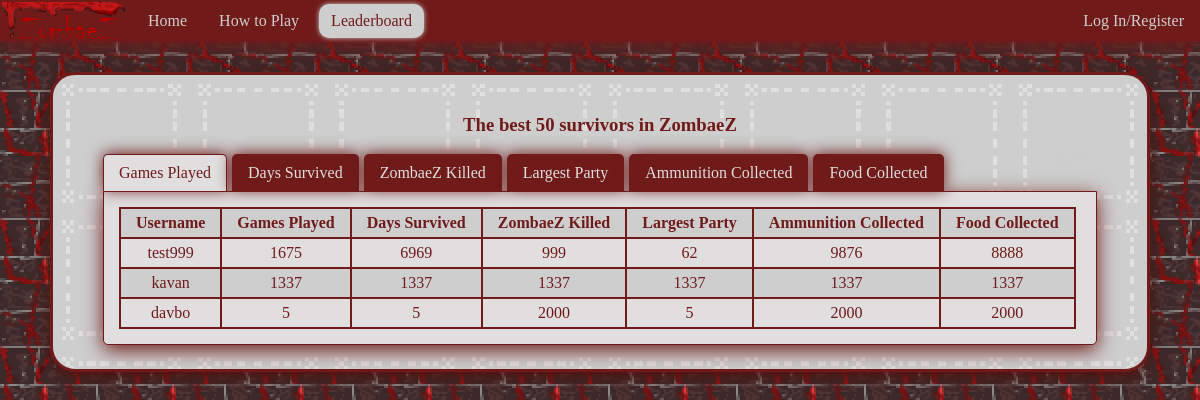
The app's page /zombaez/leaderboards/ with its own data.
### zombaez/models.py (models this page shows, shortened)
class User(models.Model):
    username = models.CharField(max_length=128, unique=True)
    user = models.OneToOneField(DjangoUser, on_delete=models.CASCADE, default=1)
    zombies_killed = models.IntegerField(default=0)
    total_games_played = models.IntegerField(default=0)
    total_ammo_collected = models.IntegerField(default=0)
    largest_party_size = models.IntegerField(default=0)
    total_food_collected = models.IntegerField(default=0)
    total_days_survived = models.IntegerField(default=0)

### zombaez/views.py (the view)
def leaderboards(request):
    context_dict = {"total_games_played":User.objects.order_by("-total_games_played")[:10]}
    context_dict["total_ammo_collected"] = User.objects.order_by("-total_ammo_collected")[:10]
    context_dict["total_food_collected"] = User.objects.order_by("-total_food_collected")[:10]
    context_dict["total_days_survived"] = User.objects.order_by("-total_days_survived")[:10]
    context_dict["largest_party_size"] = User.objects.order_by("-largest_party_size")[:10]
    context_dict["zombies_killed"] = User.objects.order_by("-zombies_killed")[:10]
    return render(request, 'zombaez/leaderboards.html', context_dict)

### templates/zombaez/leaderboards.html (shortened to what this page needs)
{% extends 'zombaez/base.html' %}
{% load staticfiles %}
{% block head_block %}
	<link rel="stylesheet" href="{% static "styles/leaderboards.css"%}" type="text/css" />
{% endblock %}
{% block body_block %}
<h3>The best 50 survivors in ZombaeZ</h3>
<div class="tabs">
    <ul class="tab-links">
        <li class="active"><a href="#tab1">Games Played</a></li>
        <li><a href="#tab2">Days Survived</a></li>
        <li><a href="#tab3">ZombaeZ Killed</a></li>
        <li><a href="#tab4">Largest Party</a></li>
		<li><a href="#tab5">Ammunition Collected</a></li>
		<li><a href="#tab6">Food Collected</a></li>
    </ul>
    <div class="tab-content">
        <div id="tab1" class="tab active">
            <table>
			<tr>
				<th>Username</th>
				<th>Games Played</th>
				<th>Days Survived</th>
				<th>ZombaeZ Killed</th>
				<th>Largest Party</th>
				<th>Ammunition Collected</th>
				<th>Food Collected</th>
			</tr>
			{% for player in total_games_played %}
			<tr>
				<td>{{player.username}}</td>
				<td>{{player.total_games_played}}</td>
				<td>{{player.total_days_survived}}</td>
				<td>{{player.zombies_killed}}</td>
				<td>{{player.largest_party_size}}</td>
				<td>{{player.total_ammo_collected}}</td>
				<td>{{player.total_food_collected}}</td>
			</tr>
			{% endfor %}
			</table>
        </div>
    </div>
</div>
{% endblock %}

### static/styles/base.css (style rules this page uses)
body { margin:0; padding:0; background-image: url("../images/background.png"); min-width:1052px; }

### static/styles/leaderboards.css (style rules this page uses)
table, tr, td, th { text-align:center; padding:5px 15px; border-style:solid; border-width:2px; border-color: #701A1A; border-collapse: collapse; }
tr:nth-child(even) { background-color: #E0DEDE; }
tr:nth-child(odd) { background-color: #CECECE; }
.tabs { width:100%; display:inline-block; }
.tab-links:after { display:block; clear:both; content:''; }
.tab-links li { margin:0px 5px 0px 0px; float:left; list-style:none; }
.tab-links { margin:0; padding:0; }
.tab-links a { padding:9px 15px; display:inline-block; border-style:solid; border-top-width:1px; border-bottom-width:0px; border-right-width:1px; border-left-width:1px; border-top-right-radius:5px; border-top-left-radius:5px; border-color:#701A1A; background:#701A1A; color:#E0DEDE; text-decoration:none; box-shadow: 0px -1px 15px #701A1A; transition:all linear 0.15s; }
li.active a, li.active a:hover { background:#E0DEDE; color:#701A1A; }
.tab-content { padding:15px; background:#E0DEDE; border-style:solid; border-width:1px; border-bottom-left-radius:5px; border-bottom-right-radius:5px; border-color:#701A1A; box-shadow: 0px 5px 20px #701A1A }
.tab { display:none; }
.tab.active { display:block; }

### records on screen
User: username "test999", total_games_played "1675", total_days_survived "6969", zombies_killed "999", largest_party_size "62", total_ammo_collected "9876", total_food_collected "8888"
User: username "kavan", total_games_played "1337", total_days_survived "1337", zombies_killed "1337", largest_party_size "1337", total_ammo_collected "1337", total_food_collected "1337"
User: username "davbo", total_games_played "5", total_days_survived "5", zombies_killed "2000", largest_party_size "5", total_ammo_collected "2000", total_food_collected "2000"
